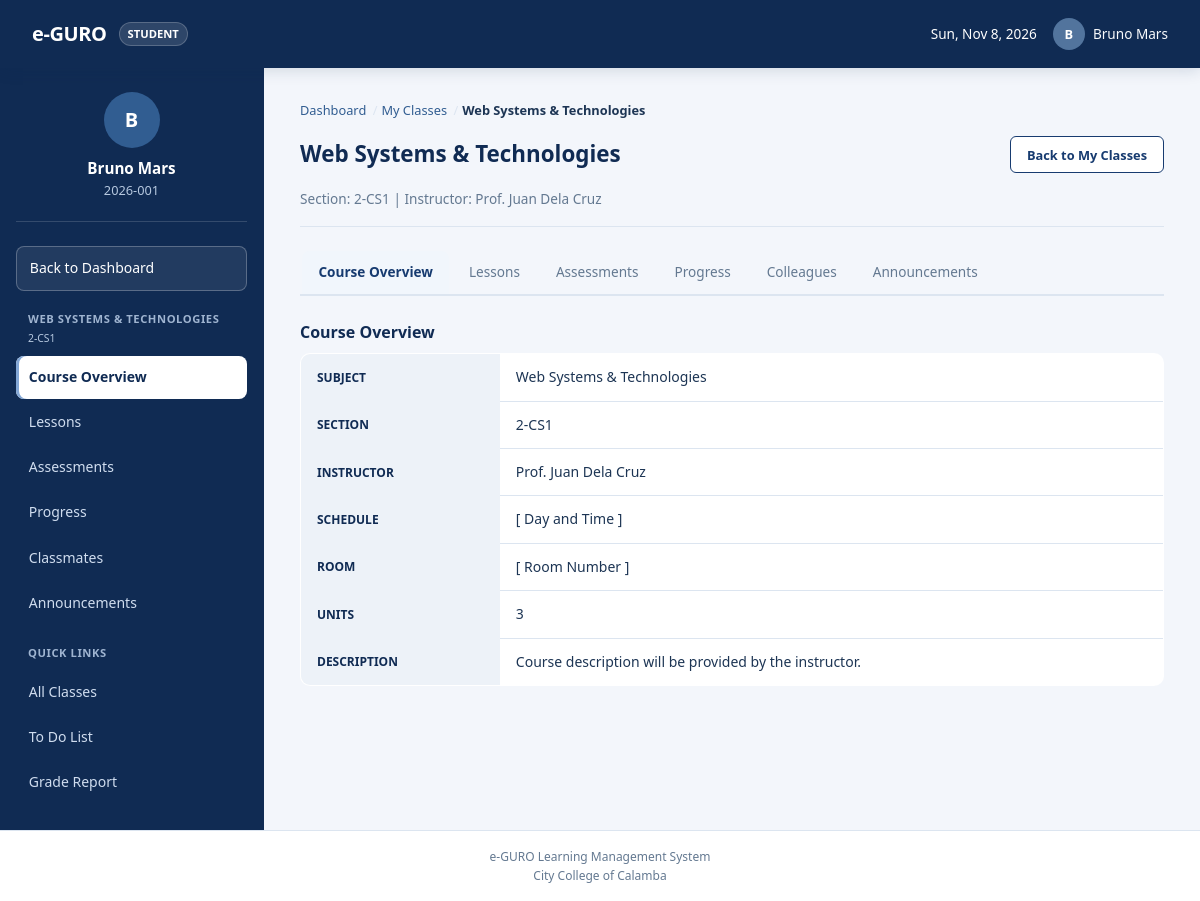
The page /student/class-details.php?id=1 (signed in) on the database its author committed.
### tables this page shows
CREATE TABLE IF NOT EXISTS `classes` (
    `id` INT AUTO_INCREMENT PRIMARY KEY,
    `code` VARCHAR(50) NOT NULL UNIQUE,
    `name` VARCHAR(150) NOT NULL,
    `teacher_id` INT NULL,
    `fiscal_year` VARCHAR(50) DEFAULT '2026-2027',
    `semester` VARCHAR(50) DEFAULT '1st Semester',
    `created_at` DATETIME DEFAULT CURRENT_TIMESTAMP,
    FOREIGN KEY (`teacher_id`) REFERENCES `users`(`id`) ON DELETE SET NULL
);

CREATE TABLE IF NOT EXISTS `users` (
    `id` INT AUTO_INCREMENT PRIMARY KEY,
    `user_code` VARCHAR(50) NOT NULL UNIQUE,
    `full_name` VARCHAR(150) NOT NULL,
    `email` VARCHAR(150) NOT NULL UNIQUE,
    `password` VARCHAR(255) NOT NULL,
    `role` ENUM('admin', 'dean', 'teacher', 'student') NOT NULL,
    `created_at` DATETIME DEFAULT CURRENT_TIMESTAMP
);

### includes/auth.php (called while the page is built, shortened)
<?php
function current_user(): ?array
{
    if (!empty($_SESSION['user'])) {
        return $_SESSION['user'];
    }
    return null;
}

### includes/student_data.php (called while the page is built, shortened)
<?php
function get_class_by_id(int $id): ?array
{
    $user = current_user();
    $pdo = Database::connect();
    $stmt = $pdo->prepare(
        'SELECT c.id, c.code AS section, c.name AS subject, u.full_name AS teacher
         FROM class_enrollments ce
         JOIN classes c ON c.id = ce.class_id
         LEFT JOIN users u ON u.id = c.teacher_id
         WHERE ce.student_id = ? AND c.id = ?'
    );
    $stmt->execute([$user['id'], $id]);
    return $stmt->fetch() ?: null;
}

### student/class-details.php (the view, shortened to what this page needs)
<?php
$class = get_class_by_id((int) ($_GET['id'] ?? 0));
$classId    = (int) $class['id'];
$activeTab  = $_GET['tab'] ?? 'overview';
$classContext = [
    'id'      => $classId,
    'subject' => $class['subject'],
    'section' => $class['section'],
];
$tabs = [
    'overview'      => 'Course Overview',
    'lessons'       => 'Lessons',
    'assessments'   => 'Assessments',
    'progress'      => 'Progress',
    'colleagues'    => 'Colleagues',
    'announcements' => 'Announcements',
];
include __DIR__ . '/../includes/header.php';
include __DIR__ . '/../includes/sidebar.php';
?>
<main class="main-content">
    <nav class="breadcrumb" aria-label="Breadcrumb">
        <ol>
            <li><a href="dashboard.php">Dashboard</a></li>
            <li><a href="my-class.php">My Classes</a></li>
            <li class="current"><?= e($class['subject']) ?></li>
        </ol>
    </nav>
    <div class="class-header">
        <div class="class-header-info">
            <h2><?= e($class['subject']) ?></h2>
            <p class="class-meta">Section: <?= e($class['section']) ?>  |  Instructor: <?= e($class['teacher']) ?></p>
        </div>
        <a href="my-class.php" class="btn-back">Back to My Classes</a>
    </div>
    <nav class="tab-nav" aria-label="Class sections">
        <?php foreach ($tabs as $key => $label): ?>
            <a href="class-details.php?id=<?= $classId ?>&tab=<?= $key ?>"
               class="tab-link <?= $key === $activeTab ? 'active' : '' ?>"
               <?= $key === $activeTab ? 'aria-current="page"' : '' ?>>
                <?= e($label) ?>
            </a>
        <?php endforeach; ?>
    </nav>
    <div class="tab-content">
    <?php if ($activeTab === 'overview'): ?>
        <section class="tab-panel">
            <h3>Course Overview</h3>
        </section>
    <?php endif; ?>
    </div>
</main>
<?php include __DIR__ . '/../includes/footer.php'; ?>

### includes/sidebar.php (shortened to what this page needs)
<?php
$user         = $user ?? current_user();
$role         = strtolower($user['role'] ?? 'student');
$avatarInitial = strtoupper(substr((string) ($user['name'] ?? 'U'), 0, 1));
$classContext = $classContext ?? null;
$activeTab    = $activeTab ?? null;
?>
<nav class="sidebar" aria-label="<?= e(ucfirst($role)) ?> navigation">
    <div class="sidebar-profile">
        <span class="user-avatar user-avatar-large" aria-hidden="true"><?= e($avatarInitial) ?></span>
        <h3><?= e($user['name'] ?? 'User Name') ?></h3>
        <p><?= e($user['student_id'] ?? $user['user_code'] ?? 'ID: 2026-0001') ?></p>
    </div>
    <?php if ($role === 'student' && $classContext): ?>
        <div class="sidebar-back-link">
            <a href="dashboard.php" class="btn-sidebar-back">Back to Dashboard</a>
        </div>
        <div class="nav-section-title">
            <?= e($classContext['subject']) ?>
            <span class="nav-section-subtitle"><?= e($classContext['section']) ?></span>
        </div>
        <ul>
            <?php
            $classTabs = [
                'overview'      => 'Course Overview',
                'lessons'       => 'Lessons',
                'assessments'   => 'Assessments',
                'progress'      => 'Progress',
                'colleagues'    => 'Classmates',
                'announcements' => 'Announcements',
            ];
            foreach ($classTabs as $tabKey => $tabLabel):
            ?>
                <li>
                    <a href="class-details.php?id=<?= (int) $classContext['id'] ?>&tab=<?= $tabKey ?>"
                       class="<?= ($activeTab ?? ($_GET['tab'] ?? 'overview')) === $tabKey ? 'active' : '' ?>"
                       <?= ($activeTab ?? ($_GET['tab'] ?? 'overview')) === $tabKey ? 'aria-current="page"' : '' ?>>
                        <span><?= e($tabLabel) ?></span>
                    </a>
                </li>
            <?php endforeach; ?>
        </ul>
        <div class="nav-section-title">Quick Links</div>
        <ul>
            <li><a href="my-class.php"><span>All Classes</span></a></li>
            <li><a href="todo.php"><span>To Do List</span></a></li>
            <li><a href="grade-report.php"><span>Grade Report</span></a></li>
        </ul>
    <?php endif; ?>
</nav>

### rows shown on the page
classes: name "WEB SYSTEMS & TECHNOLOGIES", code "2-CS1", name "Web Systems & Technologies", teacher.full_name "Prof. Juan Dela Cruz"

### other values the page prints
$user['role'] "STUDENT"
$avatarInitial "B"
$user['name'] "Bruno Mars"
$user['student_id'] "2026-001"
$tabLabel "Course Overview"
$tabLabel "Lessons"
$tabLabel "Assessments"
$tabLabel "Progress"
$tabLabel "Classmates"
$tabLabel "Announcements"
$label "Course Overview"
$label "Lessons"
$label "Assessments"
$label "Progress"
$label "Colleagues"
